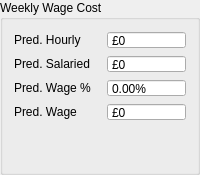
             <widget class="QGroupBox" name="groupBox_2">
              <property name="autoFillBackground">
               <bool>false</bool>
              </property>
              <property name="title">
               <string>Weekly Wage Cost</string>
              </property>
              <property name="flat">
               <bool>false</bool>
              </property>
              <property name="checkable">
               <bool>false</bool>
              </property>
              <layout class="QGridLayout" name="gridLayout_4">
               <item row="2" column="0">
                <widget class="QLabel" name="predictedWagePerclbl">
                 <property name="sizePolicy">
                  <sizepolicy hsizetype="Preferred" vsizetype="Fixed">
                   <horstretch>0</horstretch>
                   <verstretch>0</verstretch>
                  </sizepolicy>
                 </property>
                 <property name="minimumSize">
                  <size>
                   <width>0</width>
                   <height>18</height>
                  </size>
                 </property>
                 <property name="maximumSize">
                  <size>
                   <width>90</width>
                   <height>16777215</height>
                  </size>
                 </property>
                 <property name="text">
                  <string>Pred. Wage %</string>
                 </property>
                </widget>
               </item>
               <item row="1" column="0">
                <widget class="QLabel" name="predSalariedlbl">
                 <property name="sizePolicy">
                  <sizepolicy hsizetype="Preferred" vsizetype="Fixed">
                   <horstretch>0</horstretch>
                   <verstretch>0</verstretch>
                  </sizepolicy>
                 </property>
                 <property name="minimumSize">
                  <size>
                   <width>0</width>
                   <height>18</height>
                  </size>
                 </property>
                 <property name="maximumSize">
                  <size>
                   <width>90</width>
                   <height>16777215</height>
                  </size>
                 </property>
                 <property name="text">
                  <string>Pred. Salaried</string>
                 </property>
                </widget>
               </item>
               <item row="3" column="0">
                <widget class="QLabel" name="predWagelbl">
                 <property name="sizePolicy">
                  <sizepolicy hsizetype="Preferred" vsizetype="Fixed">
                   <horstretch>0</horstretch>
                   <verstretch>0</verstretch>
                  </sizepolicy>
                 </property>
                 <property name="minimumSize">
                  <size>
                   <width>0</width>
                   <height>18</height>
                  </size>
                 </property>
                 <property name="maximumSize">
                  <size>
                   <width>90</width>
                   <height>16777215</height>
                  </size>
                 </property>
                 <property name="text">
                  <string>Pred. Wage</string>
                 </property>
                </widget>
               </item>
               <item row="0" column="0">
                <widget class="QLabel" name="predHourlylbl">
                 <property name="sizePolicy">
                  <sizepolicy hsizetype="Preferred" vsizetype="Fixed">
                   <horstretch>0</horstretch>
                   <verstretch>0</verstretch>
                  </sizepolicy>
                 </property>
                 <property name="minimumSize">
                  <size>
                   <width>0</width>
                   <height>18</height>
                  </size>
                 </property>
                 <property name="maximumSize">
                  <size>
                   <width>90</width>
                   <height>16777215</height>
                  </size>
                 </property>
                 <property name="text">
                  <string>Pred. Hourly</string>
                 </property>
                </widget>
               </item>
               <item row="4" column="1">
                <spacer name="verticalSpacer_5">
                 <property name="orientation">
                  <enum>Qt::Vertical</enum>
                 </property>
                 <property name="sizeHint" stdset="0">
                  <size>
                   <width>20</width>
                   <height>40</height>
                  </size>
                 </property>
                </spacer>
               </item>
               <item row="3" column="1">
                <widget class="QDoubleSpinBox" name="predWageBox">
                 <property name="minimumSize">
                  <size>
                   <width>79</width>
                   <height>18</height>
                  </size>
                 </property>
                 <property name="maximumSize">
                  <size>
                   <width>79</width>
                   <height>18</height>
                  </size>
                 </property>
                 <property name="readOnly">
                  <bool>true</bool>
                 </property>
                 <property name="buttonSymbols">
                  <enum>QAbstractSpinBox::NoButtons</enum>
                 </property>
                 <property name="prefix">
                  <string>£</string>
                 </property>
                 <property name="decimals">
                  <number>0</number>
                 </property>
                 <property name="maximum">
                  <double>99999.000000000000000</double>
                 </property>
                </widget>
               </item>
               <item row="1" column="1">
                <widget class="QDoubleSpinBox" name="predSalariedBox">
                 <property name="minimumSize">
                  <size>
                   <width>79</width>
                   <height>18</height>
                  </size>
                 </property>
                 <property name="maximumSize">
                  <size>
                   <width>79</width>
                   <height>18</height>
                  </size>
                 </property>
                 <property name="readOnly">
                  <bool>true</bool>
                 </property>
                 <property name="buttonSymbols">
                  <enum>QAbstractSpinBox::NoButtons</enum>
                 </property>
                 <property name="prefix">
                  <string>£</string>
                 </property>
                 <property name="decimals">
                  <number>0</number>
                 </property>
                 <property name="maximum">
                  <double>999999.000000000000000</double>
                 </property>
                </widget>
               </item>
               <item row="0" column="1">
                <widget class="QDoubleSpinBox" name="predHourlyBox">
                 <property name="minimumSize">
                  <size>
                   <width>79</width>
                   <height>18</height>
                  </size>
                 </property>
                 <property name="maximumSize">
                  <size>
                   <width>79</width>
                   <height>18</height>
                  </size>
                 </property>
                 <property name="readOnly">
                  <bool>true</bool>
                 </property>
                 <property name="buttonSymbols">
                  <enum>QAbstractSpinBox::NoButtons</enum>
                 </property>
                 <property name="prefix">
                  <string>£</string>
                 </property>
                 <property name="decimals">
                  <number>0</number>
                 </property>
                 <property name="maximum">
                  <double>999999.000000000000000</double>
                 </property>
                </widget>
               </item>
               <item row="2" column="1">
                <widget class="QDoubleSpinBox" name="predWagePercBox">
                 <property name="minimumSize">
                  <size>
                   <width>79</width>
                   <height>18</height>
                  </size>
                 </property>
                 <property name="maximumSize">
                  <size>
                   <width>79</width>
                   <height>18</height>
                  </size>
                 </property>
                 <property name="readOnly">
                  <bool>true</bool>
                 </property>
                 <property name="buttonSymbols">
                  <enum>QAbstractSpinBox::NoButtons</enum>
                 </property>
                 <property name="suffix">
                  <string>%</string>
                 </property>
                 <property name="maximum">
                  <double>999.990000000000009</double>
                 </property>
                </widget>
               </item>
              </layout>
             </widget>
